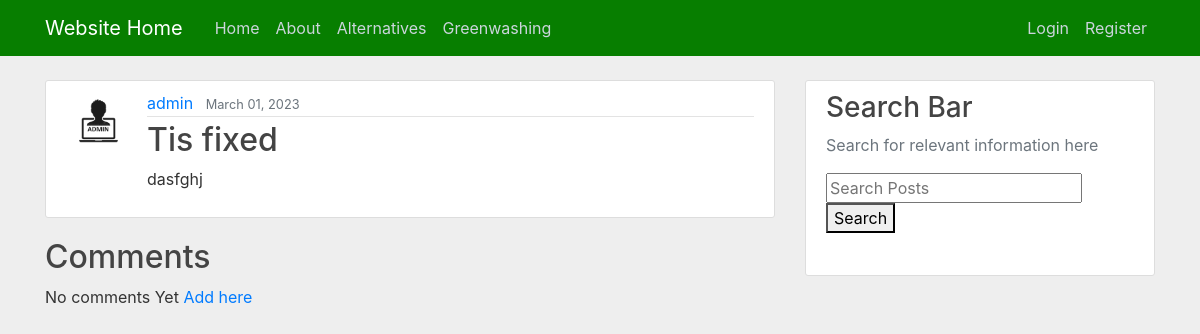
The page /post/41/ on the database its author committed.
### website/models.py (models this page shows)
class Posts(models.Model):
    title = models.CharField(max_length=100)
    content = models.TextField()
    date_posted = models.DateTimeField(default=timezone.now)
    author = models.ForeignKey(User, on_delete=models.CASCADE)

### users/models.py (models this page shows, shortened)
class Profile(models.Model):
    user = models.OneToOneField(User, on_delete=models.CASCADE)
    image = models.ImageField(default='default.jpg', upload_to='profile_pics')

### website/views.py (the view)
# urls.py: path('post/<int:pk>/', PostDetailView.as_view(), name='post-detail'),
class PostDetailView(DetailView):
    model = Posts

### website/templates/website/posts_detail.html (shortened to what this page needs)
{% extends "website/base.html" %}
    {% block content %}
    <article class="media content-section">
       <img class="rounded-circle article-img" src="{{ object.author.profile.image.url }}">
    <div class="media-body">
        <div class="article-metadata">
        <a class="mr-2" href="{% url 'user-posts' object.author.username %}">{{ object.author }}</a>
        <small class="text-muted">{{ object.date_posted|date:"F d, Y" }}</small>
        </div>
        <h2 class="article-title">{{ object.title }}</h2>
        <p class="article-content">{{ object.content }}</p>
    </div>
    </article>
      <div class=col-md-8">
            <h2>Comments</h2>
          {% if not post.comments.all %}
                No comments Yet <a href="{% url 'post-comment' object.id %}" >
          Add here</a>
          {% endif %}
      </div>
{% endblock content %}

### website/static/website/main.css (style rules this page uses)
body { background: #eeeeee; color: #333333; margin-top: 5rem; }
h1, h2, h3, h4, h5, h6 { color: #444444; }
.content-section { background: #ffffff; padding: 10px 20px; border: 1px solid #dddddd; border-radius: 3px; margin-bottom: 20px; }
.article-title { color: #444444; }
.article-content { white-space: pre-line; }
.article-img { height: 65px; width: 65px; margin-right: 16px; }
.article-metadata { padding-bottom: 1px; margin-bottom: 4px; border-bottom: 1px solid #e3e3e3 }

### rows shown on the page
Posts: author.profile.image (picture), author "admin", date_posted "March 01, 2023", title "Tis fixed", content "dasfghj"
